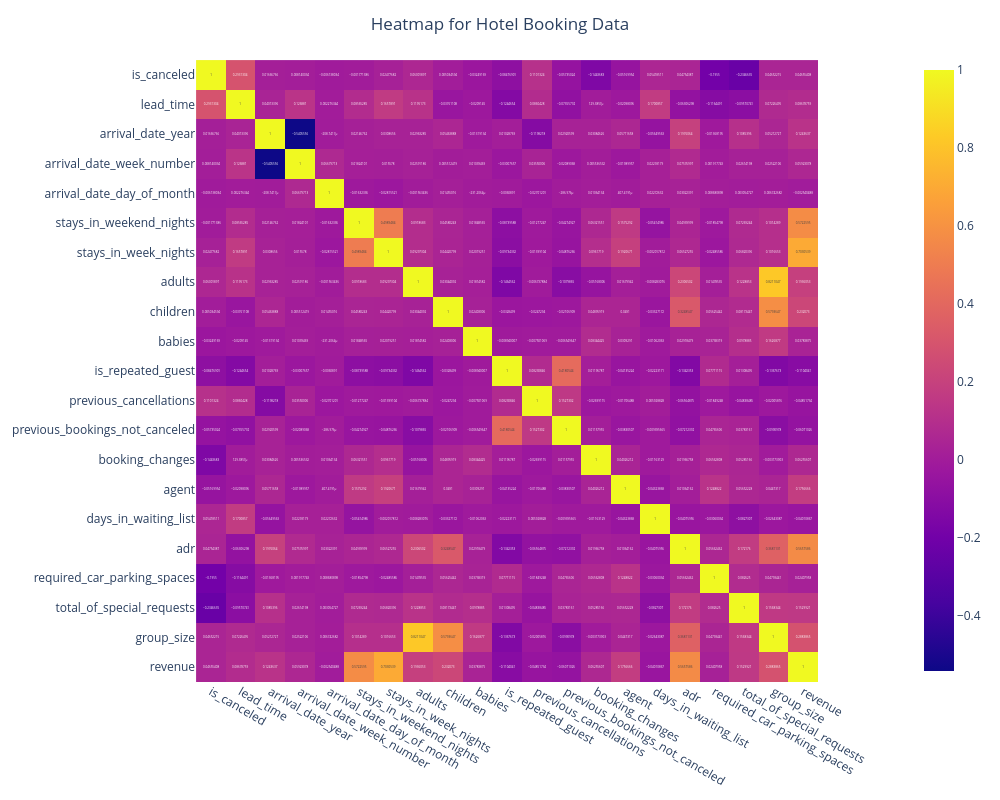

Write notebook code for a chart like this one.
### Code cell
# correlation using Plotly as well
fig = px.imshow(
    corr,
    text_auto=True,
    color_continuous_scale='Plasma'
)

fig.update_layout(
    title = 'Heatmap for Hotel Booking Data',
    title_x = 0.5,
    width = 1000,
    height = 800
)

fig.show()

### Figure 1 — Plotly figure (JSON) as saved in the notebook; plotly's stock layout.template omitted (floating-point values rounded to 4 significant figures; data arrays with more than 128 entries replaced by an {"elided": "..."} marker saying what was removed)
{"data": [{"coloraxis": "coloraxis", "hovertemplate": "x: %{x}<br>y: %{y}<br>color: %{z}<extra></extra>", "name": "0", "texttemplate": "%{z}", "type": "heatmap", "x": ["is_canceled", "lead_time", "arrival_date_year", "arrival_date_week_number", "arrival_date_day_of_month", "stays_in_weekend_nights", "stays_in_week_nights", "adults", "children", "babies", "is_repeated_guest", "previous_cancellations", "previous_bookings_not_canceled", "booking_changes", "agent", "days_in_waiting_list", "adr", "required_car_parking_spaces", "total_of_special_requests", "group_size", "revenue"], "xaxis": "x", "y": ["is_canceled", "lead_time", "arrival_date_year", "arrival_date_week_number", "arrival_date_day_of_month", "stays_in_weekend_nights", "stays_in_week_nights", "adults", "children", "babies", "is_repeated_guest", "previous_cancellations", "previous_bookings_not_canceled", "booking_changes", "agent", "days_in_waiting_list", "adr", "required_car_parking_spaces", "total_of_special_requests", "group_size", "revenue"], "yaxis": "y", "z": {"elided": "21x21 float values"}}], "layout": {"coloraxis": {"colorscale": [[0, "#0d0887"], [0.1111, "#46039f"], [0.2222, "#7201a8"], [0.3333, "#9c179e"], [0.4444, "#bd3786"], [0.5556, "#d8576b"], [0.6667, "#ed7953"], [0.7778, "#fb9f3a"], [0.8889, "#fdca26"], [1, "#f0f921"]]}, "height": 800, "margin": {"t": 60}, "title": {"text": "Heatmap for Hotel Booking Data", "x": 0.5}, "width": 1000, "xaxis": {"anchor": "y", "constrain": "domain", "domain": [0, 1], "scaleanchor": "y"}, "yaxis": {"anchor": "x", "autorange": "reversed", "constrain": "domain", "domain": [0, 1]}}}
